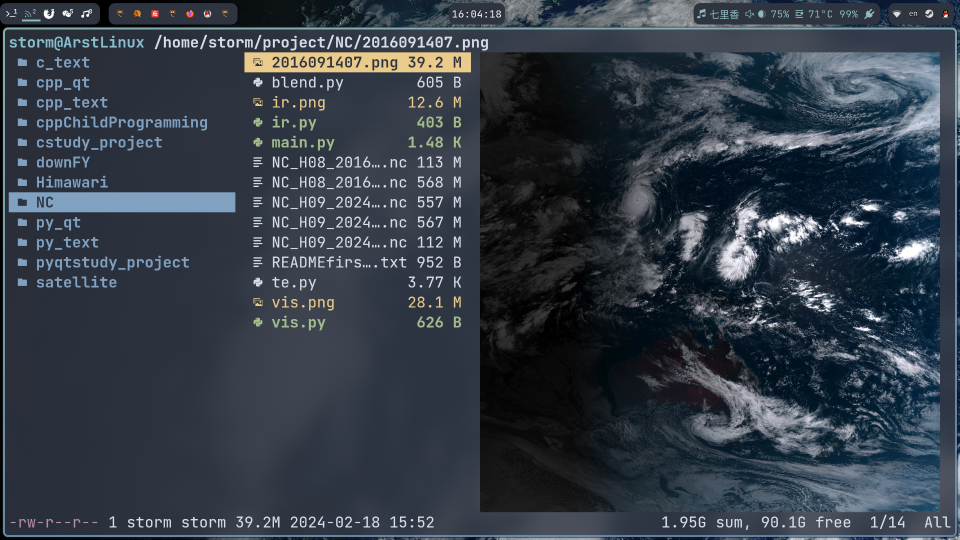
#> input picture img/image.png, 1920 x 1080 px (shown at 1/2 size)
$ python -i main.py   (imports and definitions only)
#> lines starting #> are read from the running program, lines starting #| are printed output that depends on the picture
#> further down, picture is the input picture: PIL image 1920x1080 RGB; mean R, G, B 51.4, 60.2, 70.9
#! /bin/python

import os
import sys
import netCDF4 as nc
import numpy as np

from PIL import Image, ImageEnhance, ImageOps

# 参数导入
if len(sys.argv) > 1:
    data = sys.argv[1]
else:
    data = "./NC_H09_20240131_2240_R21_FLDK.06001_06001.nc"


# [1 line that did not run here, left out]

# [47 lines left out: functions vis, ir, blend, not called in this run]

def color(img):
    #亮度
    img_1 = ImageEnhance.Brightness(img)
    img_1 = img_1.enhance(1.3)
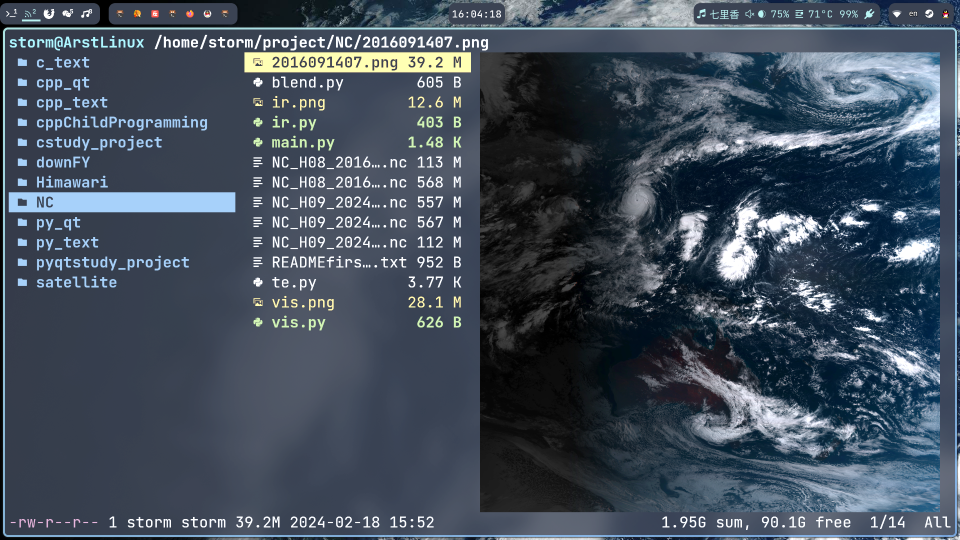
#> img_1: PIL image 1920x1080 RGB (shown at 1/2 size); mean R, G, B 65.5, 77.2, 90.9

    #对比度
    img_2 = ImageEnhance.Contrast(img_1)
    img_2 = img_2.enhance(1.1)

    #饱和度
    img_3 = ImageEnhance.Color(img_2)
    img = img_3.enhance(2)
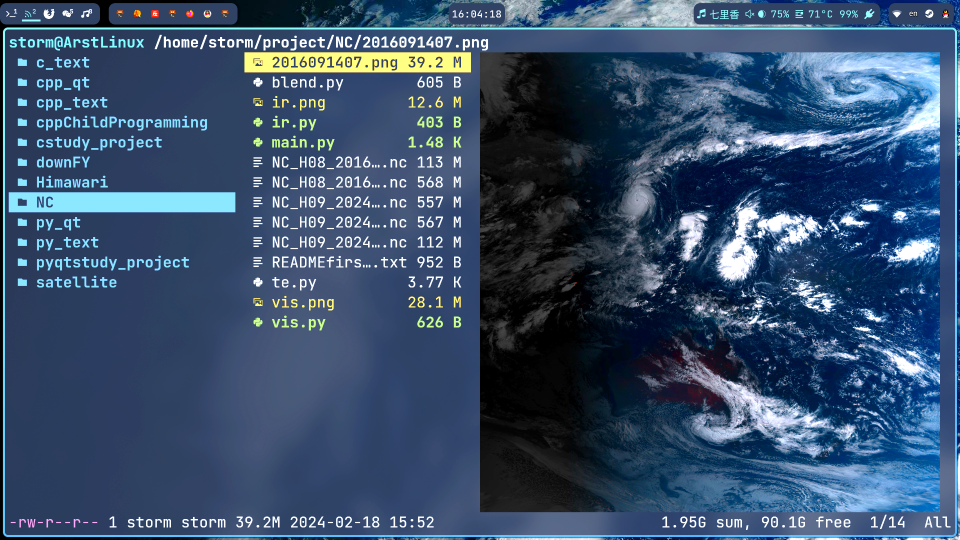
#> img: PIL image 1920x1080 RGB (shown at 1/2 size); mean R, G, B 55.3, 78.5, 107.6
    print("色彩处理完成")
    return img


# [2 lines not run here, left out]

>>> from PIL import Image
>>> picture = Image.open('../img/image.png')
>>> result = color(picture)
